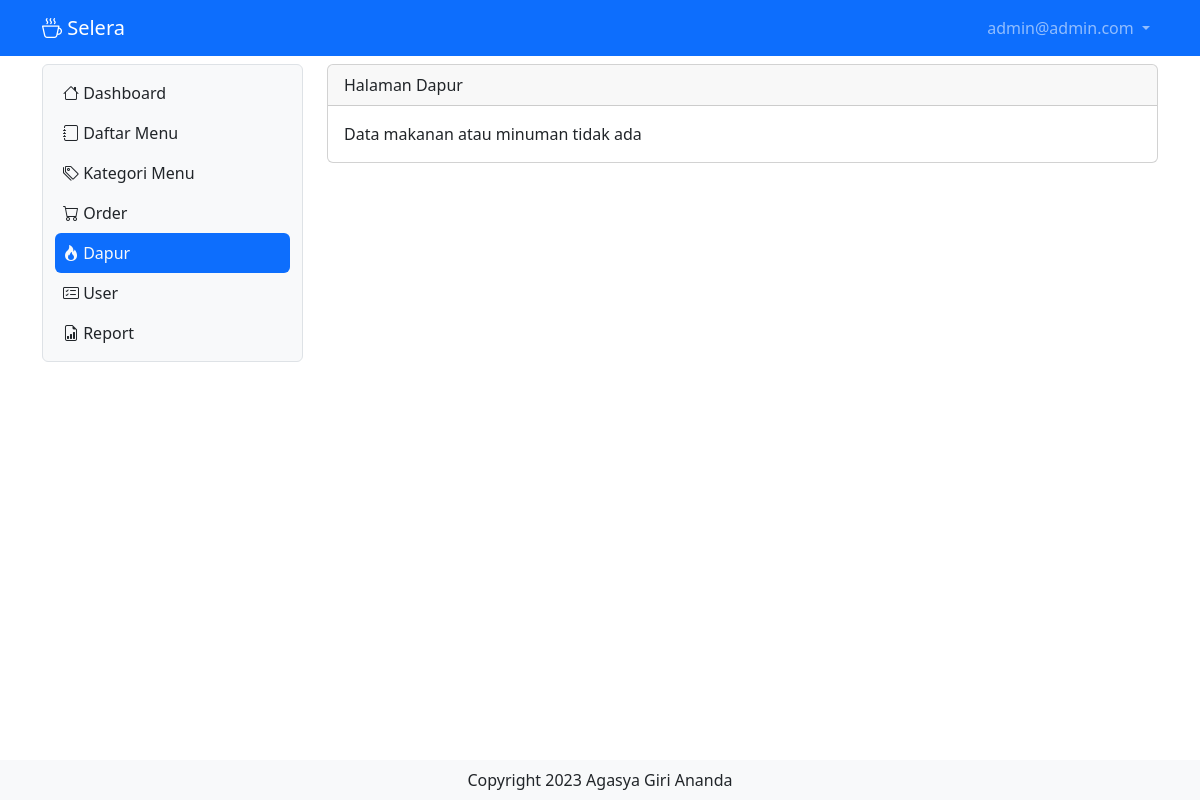
/dapur (signed in), run on an earlier commit of the app's database.
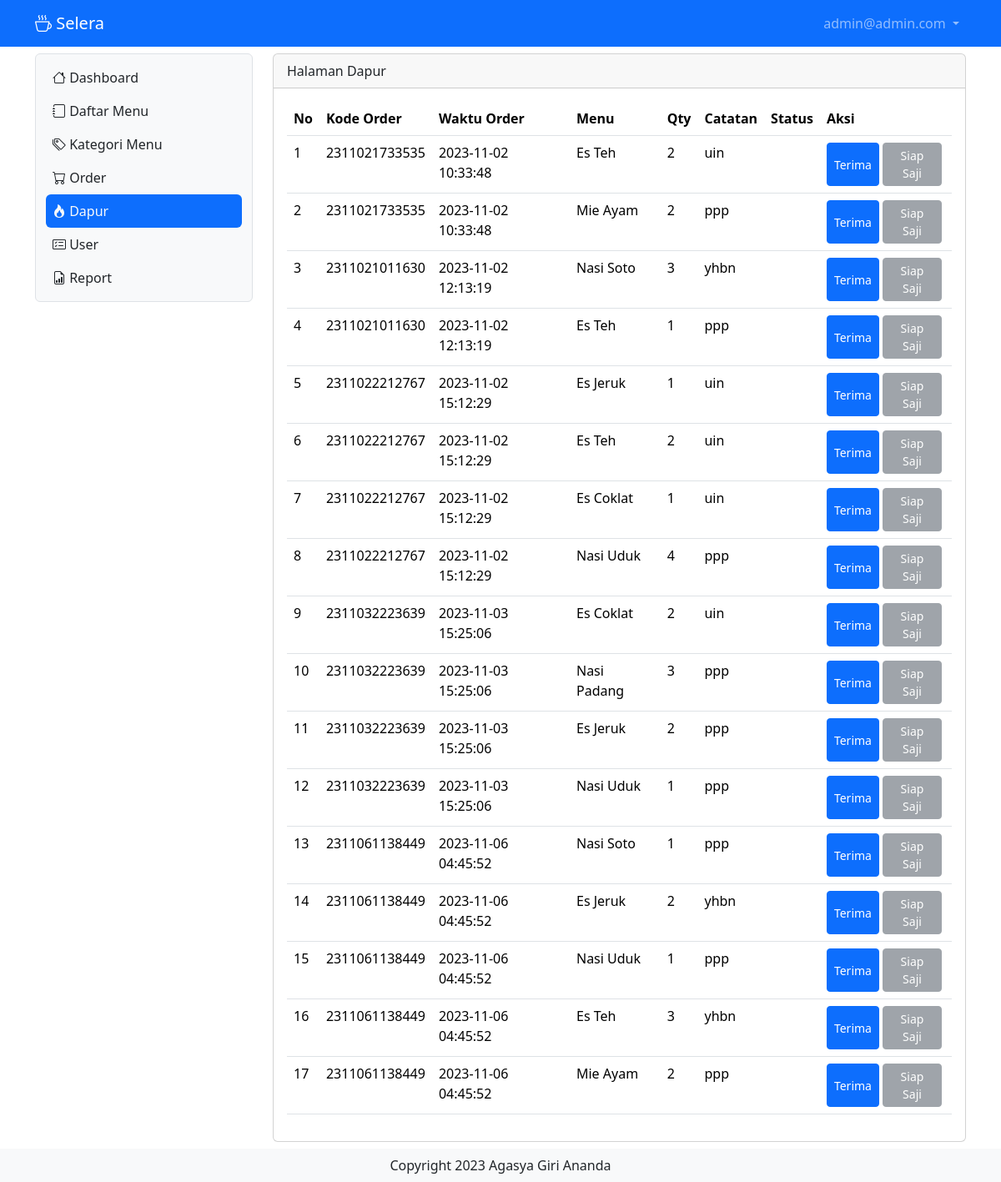
And on a later commit of the database.
### tables this page shows
CREATE TABLE `tb_list_order` (
  `id_list_order` int(11) NOT NULL,
  `menu` int(11) NOT NULL,
  `kode_order` bigint(20) NOT NULL,
  `jumlah` int(11) NOT NULL,
  `catatan` varchar(255) NOT NULL,
  `status` int(11) NOT NULL
);

CREATE TABLE `tb_order` (
  `id_order` bigint(20) NOT NULL,
  `pelanggan` varchar(255) NOT NULL,
  `meja` int(11) NOT NULL,
  `pelayan` int(11) NOT NULL,
  `waktu_order` timestamp NOT NULL DEFAULT current_timestamp() ON UPDATE current_timestamp()
);

CREATE TABLE `tb_daftar_menu` (
  `id` int(11) NOT NULL,
  `foto` varchar(255) NOT NULL,
  `nama_menu` varchar(255) NOT NULL,
  `keterangan` varchar(255) NOT NULL,
  `kategori` int(50) NOT NULL,
  `harga` varchar(100) NOT NULL,
  `stok` varchar(50) NOT NULL
);

### dapur.php (the view, shortened to what this page needs)
<?php
include "proses/connect.php";
$query = mysqli_query($conn, "SELECT * FROM tb_list_order
        LEFT JOIN tb_order ON tb_order.id_order = tb_list_order.kode_order
        LEFT JOIN tb_daftar_menu ON tb_daftar_menu.id = tb_list_order.menu
        LEFT JOIN tb_bayar ON tb_bayar.id_bayar = tb_order.id_order
        ORDER BY waktu_order ASC
        ");
while ($record = mysqli_fetch_array($query)) {
    $result[] = $record;
}
?>
<div class="col-lg-9 mt-2">
    <div class="card">
        <div class="card-header">
            Halaman Dapur
        </div>
        <div class="card-body">
            <?php
            if (empty($result)) {
                echo "Data makanan atau minuman tidak ada";
            } else {
                    ?>
                <div class="table-responsive">
                    <table class="table table-hover">
                        <thead>
                            <tr class="text-nowrap">
                                <th scope="col">No</th>
                                <th scope="col">Kode Order</th>
                                <th scope="col">Waktu Order</th>
                                <th scope="col">Menu</th>
                                <th scope="col">Qty</th>
                                <th scope="col">Catatan</th>
                                <th scope="col">Status</th>
                                <th scope="col">Aksi</th>
                            </tr>
                        </thead>
                        <tbody>
                            <?php
                            $no = 1;
                            foreach ($result as $row) {
                                if ($row['status'] != 2) {
                                    ?>
                                    <tr>
                                        <td>
                                            <?php echo $no++ ?>
                                        </td>
                                        <td>
                                            <?php echo $row['kode_order'] ?>
                                        </td>
                                        <td>
                                            <?php echo $row['waktu_order'] ?>
                                        </td>
                                        <td>
                                            <?php echo $row['nama_menu'] ?>
                                        </td>
                                        <td>
                                            <?php echo $row['jumlah'] ?>
                                        </td>
                                        <td>
                                            <?php echo $row['catatan'] ?>
                                        </td>
                                        <td>
                                        </td>
                                        <td>
                                            <div class="d-flex">
                                                <button
                                                    class="<?php echo (!empty($row['status'])) ? "btn btn-secondary btn-sm me-1 disabled" : "btn btn-primary btn-sm me-1"; ?>"
                                                    data-bs-toggle="modal"
                                                    data-bs-target="#terima<?php echo $row['id_list_order'] ?>">Terima</i></button>
                                                <button
                                                    class="<?php echo (empty($row['status']) || $row['status'] != 1) ? "btn btn-secondary btn-sm me-1 disabled" : "btn btn-success btn-sm me-1 text-nowrap"; ?>"
                                                    data-bs-toggle="modal"
                                                    data-bs-target="#siapsaji<?php echo $row['id_list_order'] ?>">Siap Saji</button>
                                            </div>
                                        </td>
                                    </tr>
                                    <?php
                                }
                            }
                            ?>
                        </tbody>
                    </table>
                </div>
                <?php
            }
            ?>
        </div>
    </div>
</div>

What changed in the data, as far as the page shows it:
added tb_list_order: kode_order "2311021733535", kode_order.waktu_order "2023-11-02 10:33:48", menu.nama_menu "Es Teh", jumlah "2", catatan "uin"
added tb_list_order: kode_order "2311021733535", kode_order.waktu_order "2023-11-02 10:33:48", menu.nama_menu "Mie Ayam", jumlah "2", catatan "ppp"
added tb_list_order: kode_order "2311021011630", kode_order.waktu_order "2023-11-02 12:13:19", menu.nama_menu "Nasi Soto", jumlah "3", catatan "yhbn"
added tb_list_order: kode_order "2311021011630", kode_order.waktu_order "2023-11-02 12:13:19", menu.nama_menu "Es Teh", jumlah "1", catatan "ppp"
added tb_list_order: kode_order "2311022212767", kode_order.waktu_order "2023-11-02 15:12:29", menu.nama_menu "Es Jeruk", jumlah "1", catatan "uin"
added tb_list_order: kode_order "2311022212767", kode_order.waktu_order "2023-11-02 15:12:29", menu.nama_menu "Es Teh", jumlah "2", catatan "uin"
added tb_list_order: kode_order "2311022212767", kode_order.waktu_order "2023-11-02 15:12:29", menu.nama_menu "Es Coklat", jumlah "1", catatan "uin"
added tb_list_order: kode_order "2311022212767", kode_order.waktu_order "2023-11-02 15:12:29", menu.nama_menu "Nasi Uduk", jumlah "4", catatan "ppp"
added tb_list_order: kode_order "2311032223639", kode_order.waktu_order "2023-11-03 15:25:06", menu.nama_menu "Es Coklat", jumlah "2", catatan "uin"
added tb_list_order: kode_order "2311032223639", kode_order.waktu_order "2023-11-03 15:25:06", menu.nama_menu "Nasi Padang", jumlah "3", catatan "ppp"
added tb_list_order: kode_order "2311032223639", kode_order.waktu_order "2023-11-03 15:25:06", menu.nama_menu "Es Jeruk", jumlah "2", catatan "ppp"
added tb_list_order: kode_order "2311032223639", kode_order.waktu_order "2023-11-03 15:25:06", menu.nama_menu "Nasi Uduk", jumlah "1", catatan "ppp"
added tb_list_order: kode_order "2311061138449", kode_order.waktu_order "2023-11-06 04:45:52", menu.nama_menu "Nasi Soto", jumlah "1", catatan "ppp"
added tb_list_order: kode_order "2311061138449", kode_order.waktu_order "2023-11-06 04:45:52", menu.nama_menu "Es Jeruk", jumlah "2", catatan "yhbn"
added tb_list_order: kode_order "2311061138449", kode_order.waktu_order "2023-11-06 04:45:52", menu.nama_menu "Nasi Uduk", jumlah "1", catatan "ppp"
added tb_list_order: kode_order "2311061138449", kode_order.waktu_order "2023-11-06 04:45:52", menu.nama_menu "Es Teh", jumlah "3", catatan "yhbn"
added tb_list_order: kode_order "2311061138449", kode_order.waktu_order "2023-11-06 04:45:52", menu.nama_menu "Mie Ayam", jumlah "2", catatan "ppp"
Also different on the page:
text no longer shown: "Data makanan atau minuman tidak ada"
text now shown: "No Kode Order Waktu Order Menu Qty Catatan Status Aksi"
